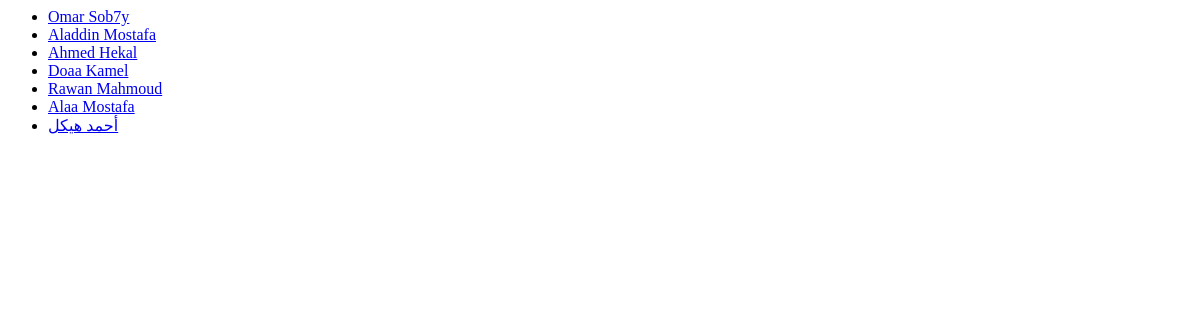
The app's page /users, older data.
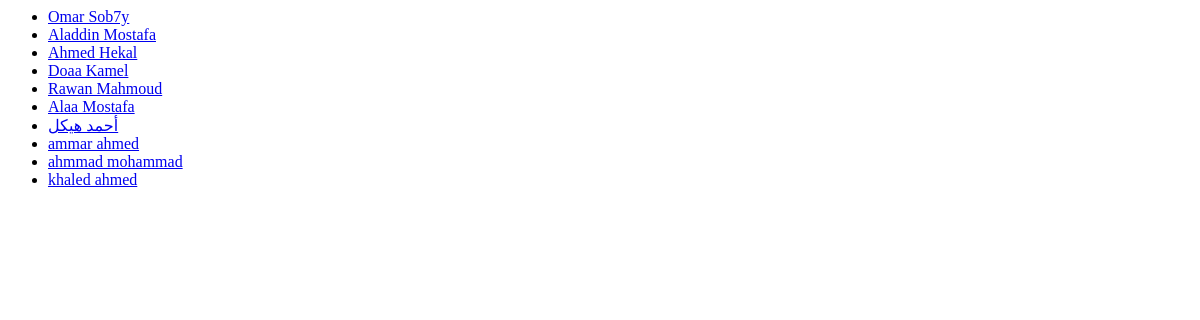
The same page, newer data.
### social_network/models.py (models this page shows)
class User(models.Model):
    friends = models.ManyToManyField('self')
    username = models.CharField(max_length=100,unique=True)
    password = models.CharField(max_length =100)
    email = models.CharField(max_length=100,unique=True)
    first_name = models.CharField(max_length=100)
    last_name = models.CharField(max_length=100)
    birth_date = models.CharField(max_length=100)
    gender = models.CharField(max_length=100)
    mobile_number = models.CharField(max_length=100)
    def __str__(self):
        return self.first_name + " " + self.last_name

### social_network/views.py (the view)
# urls.py: url(r'^users', views.index, name='index'),
def index(request):
    all_users = User.objects.all()
    context = {'all_users': all_users}
    return render(request, 'social_network/index.html', context)

### social_network/templates/social_network/index.html
<ul>
    {% for user in all_users%}
    <li><a href="/users/{{ user.pk }}/">{{user}}</a></li>
    {% endfor %}
</ul>

Row changes from the older to the newer data that the page shows:
added User: first_name+last_name "ammar ahmed"
added User: first_name+last_name "ahmmad mohammad"
added User: first_name+last_name "khaled ahmed"
